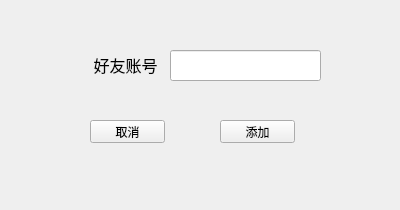
<?xml version="1.0" encoding="UTF-8"?>
<ui version="4.0">
 <class>Addfriend</class>
 <widget class="QWidget" name="Addfriend">
  <property name="geometry">
   <rect>
    <x>0</x>
    <y>0</y>
    <width>400</width>
    <height>210</height>
   </rect>
  </property>
  <property name="windowTitle">
   <string>Form</string>
  </property>
  <widget class="QLabel" name="label">
   <property name="geometry">
    <rect>
     <x>90</x>
     <y>50</y>
     <width>71</width>
     <height>31</height>
    </rect>
   </property>
   <property name="text">
    <string>&lt;html&gt;&lt;head/&gt;&lt;body&gt;&lt;p align=&quot;center&quot;&gt;&lt;span style=&quot; font-size:12pt;&quot;&gt;好友账号&lt;/span&gt;&lt;/p&gt;&lt;/body&gt;&lt;/html&gt;</string>
   </property>
  </widget>
  <widget class="QLineEdit" name="lineEdit">
   <property name="geometry">
    <rect>
     <x>170</x>
     <y>50</y>
     <width>151</width>
     <height>31</height>
    </rect>
   </property>
  </widget>
  <widget class="QPushButton" name="cancelButton">
   <property name="geometry">
    <rect>
     <x>90</x>
     <y>120</y>
     <width>75</width>
     <height>23</height>
    </rect>
   </property>
   <property name="text">
    <string>取消</string>
   </property>
  </widget>
  <widget class="QPushButton" name="addButton">
   <property name="geometry">
    <rect>
     <x>220</x>
     <y>120</y>
     <width>75</width>
     <height>23</height>
    </rect>
   </property>
   <property name="text">
    <string>添加</string>
   </property>
  </widget>
 </widget>
 <resources/>
 <connections/>
</ui>
